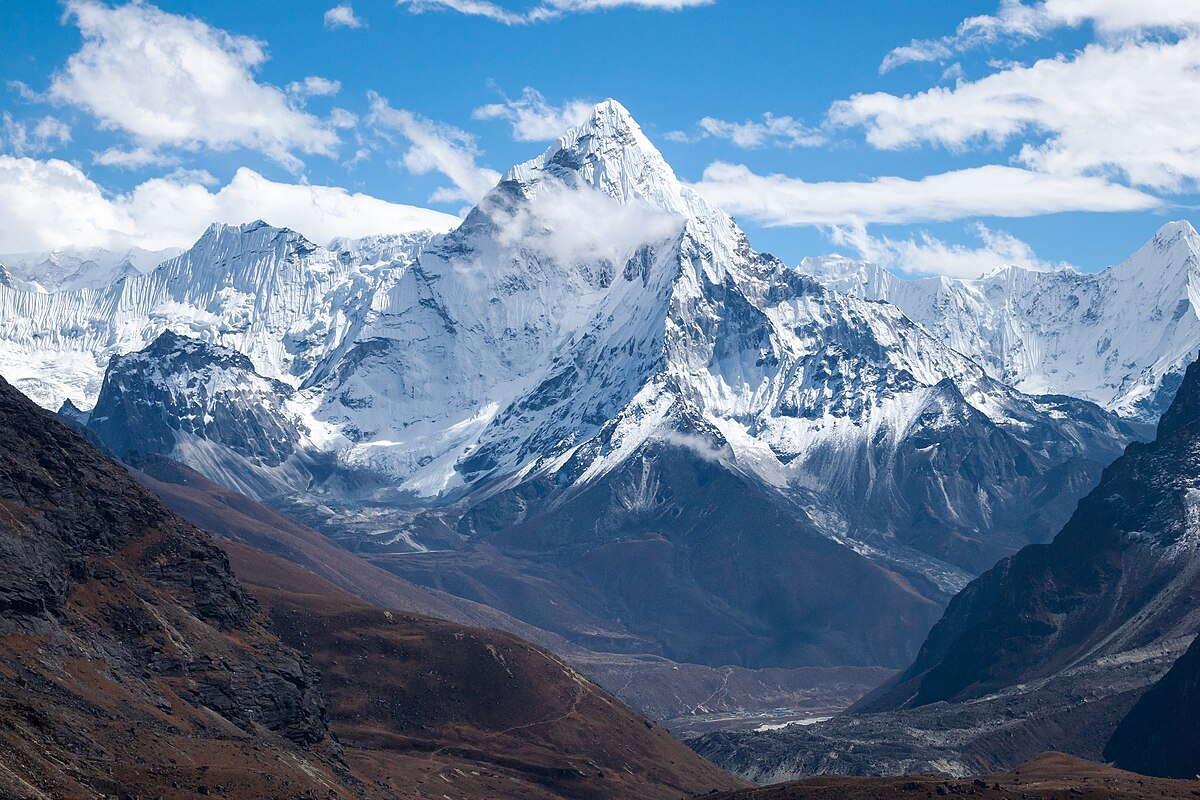
#> input picture mountain.jpg, 1200 x 800 px
$ jupyter execute exploring_color_models.ipynb
#> lines starting #> are read from the running program, lines starting #| are printed output that depends on the picture
[cell 1]
import cv2

[cell 2]
bgr_image = cv2.imread("./mountain.jpg")
#> bgr_image is the input picture: shape (800, 1200, 3); mean B, G, R 155.1, 127.9, 103.4

[cell 3]
#convert to grayscale
gray_image = cv2.cvtColor(bgr_image,cv2.COLOR_BGR2GRAY)
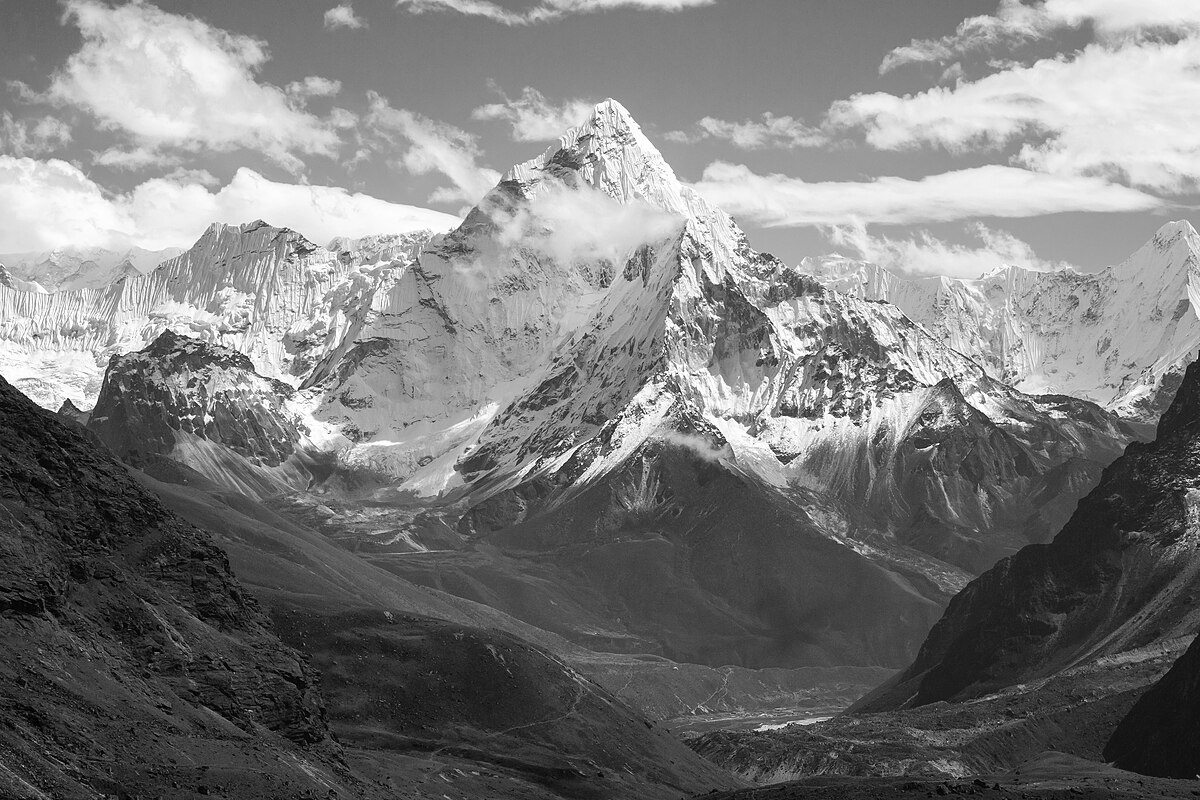
#> gray_image: shape (800, 1200); min 0, max 255, mean 123.7
cv2.imwrite("./gray_image.jpg",gray_image)
#> Out = True

[cell 4]
#Convert to HSV
hsv_image = cv2.cvtColor(bgr_image,cv2.COLOR_BGR2HSV)
#> hsv_image: shape (800, 1200, 3); mean H, S, V 108, 96.3, 155.8
cv2.imwrite("./hsv_image.jpg",hsv_image)
#> Out = True

[cell 5]
#convert to lab
lab_image = cv2.cvtColor(bgr_image,cv2.COLOR_BGR2LAB)
#> lab_image: shape (800, 1200, 3); mean of channels 0, 1, 2 131.6, 127.9, 110.9
cv2.imwrite("./lab_image.jpg",lab_image)
#> Out = True

[cell 6]
#convert to RGB
rgb_image = cv2.cvtColor(bgr_image,cv2.COLOR_BGR2RGB)
cv2.imwrite("rgb_image.jpg",rgb_image)
#> Out = True

[cell 7]
#Convert to BGR
cv2.imwrite("./bgr_image.jpg",bgr_image)
#> Out = True


$ run again, with Area.jpg copied over mountain.jpg
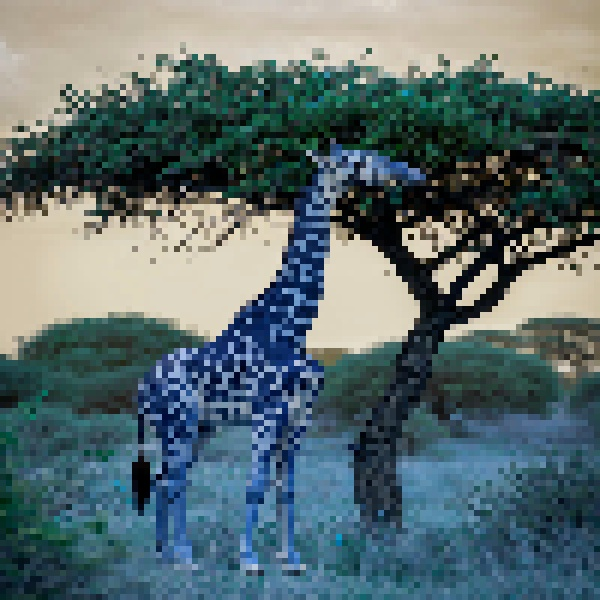
#> input picture Area.jpg, 600 x 600 px
#> bgr_image is the input picture: shape (600, 600, 3); mean B, G, R 111, 109, 91.3
#> `gray_image = cv2.cvtColor(bgr_image,cv2.COLOR_BGR2GRAY)`:
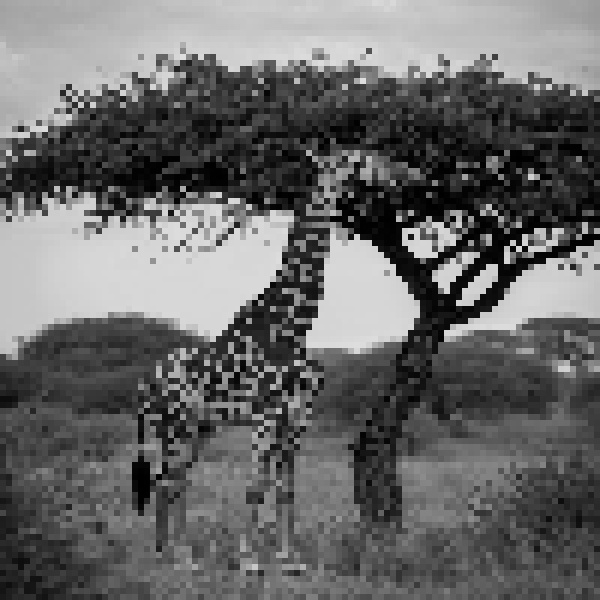
#> gray_image: shape (600, 600); min 0, max 226, mean 104
#> `cv2.imwrite("./gray_image.jpg",gray_image)`: Out = True
#> hsv_image: shape (600, 600, 3); mean H, S, V 70.5, 105.9, 122.1
#> lab_image: shape (600, 600, 3); mean of channels 0, 1, 2 111.7, 123.5, 124.7
